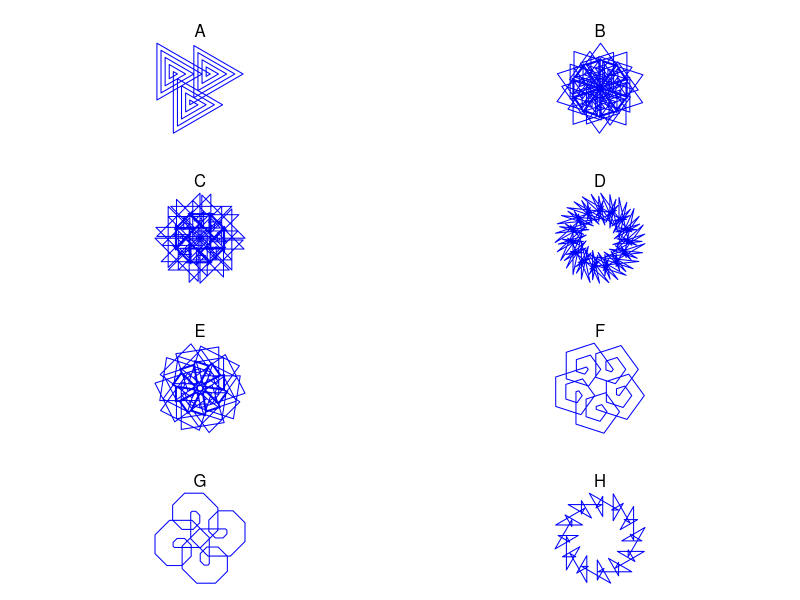
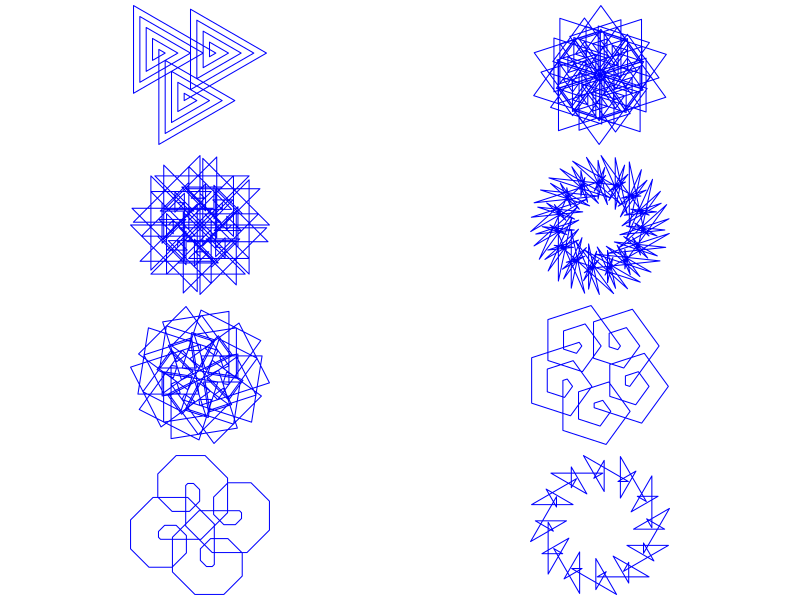

The R script that drew these images, in order:
## ---- chunk 1
options(scipen=999)
gcd2 <- function(a, b) {
    if (b == 0) a else Recall(b, a %% b)
}
gcd <- function(...) Reduce(gcd2, c(...))

drawit = function(L=16,dD=-pi/2,D=-pi/2,n=10000,lwd=1,col="blue"){
    x = c(0)
    y = c(0)
    l = L
    for(i in 1:n){
        x0 = x[i]
        y0 = y[i]
        x2 = x[i]+l*cos(D)
        y2 = y[i]+l*sin(D)
        l = (l-2)%%L+1
        D = D+dD
        x = c(x,x2)
        y = c(y,y2)
        if(abs(x2)<0.001 && abs(y2)<0.001){break}
    }
    xmin = min(x)
    xmax = max(x)
    xmid = mean(c(xmin,xmax))
    ymin = min(y)
    ymax = max(y)
    ymid = mean(c(ymin,ymax))
    r = max(c(xmax-xmid,ymax-ymid))
    xlo = xmid-r
    xhi = xmid+r
    ylo = ymid-r
    yhi = ymid+r
    plot(0,0,"n",ann=F,xlim=c(xlo,xhi),ylim=c(ylo,yhi),axes=F)
    lines(x,y,lwd=lwd,col=col)
}

while(T){
    turnb = sample(3:60,1)
    turna = sample(1:(turnb-1),1)
    cdm = sample(5:20,1)
    A = turna/gcd(c(turna,turnb))
    B = turnb/gcd(c(turna,turnb))
    nloop = B/gcd(c(B,cdm))
    if(nloop>1 && nloop<99 && (180*turna/turnb)%%1==0){break}
}

angles = c(turna/turnb*pi)
degs = c(turna/turnb*180)
cdms = c(cdm)
handles = c(paste0(degs[1],cdm,collapse="#"))

while(length(angles)<8){
    bb = sample(3:60,1)
    aa = sample(1:(bb-1),1)
    cc = sample(5:20,1)
    A = aa/gcd(c(aa,bb))
    B = bb/gcd(c(aa,bb))
    nloop = B/gcd(c(B,cc))
    deg= c(aa/bb*180)
    handle = c(paste0(deg,cc,collapse="#"))
    if(!(handle %in% handles) && nloop>1 && nloop<99 && (180*aa/bb)%%1==0 && deg>10){
        angles = c(angles,aa/bb*pi)
        cdms = c(cdms,cc)
        degs = c(degs,degs)
        handles = c(handles,handle)
    }
}

ord = sample(1:8)

sol = paste0(1*(1==ord),collapse="")

al = paste0("* ",LETTERS[1:8],collapse="\n")

## ---- chunk 2
par(mar=c(1,1,3,1),mfrow=c(4,2),pty="s")
for(i in 1:8){
    drawit(cdms[ord[i]],angles[ord[i]])
    mtext(LETTERS[i],3)
}
## ---- chunk 3


par(mar=c(0,0,0,0),pty="s")
for(i in 1:8){
    cat(paste0("* ",LETTERS[i],": \n"))
    cat(paste0("  * Turn angle = ",round(angles[ord[i]]/pi*180),"\n"))
    cat(paste0("  * Count max = ",cdms[ord[i]],"\n\n"))
    drawit(cdms[ord[i]],angles[ord[i]])
    
    cat("\n\n")
}
